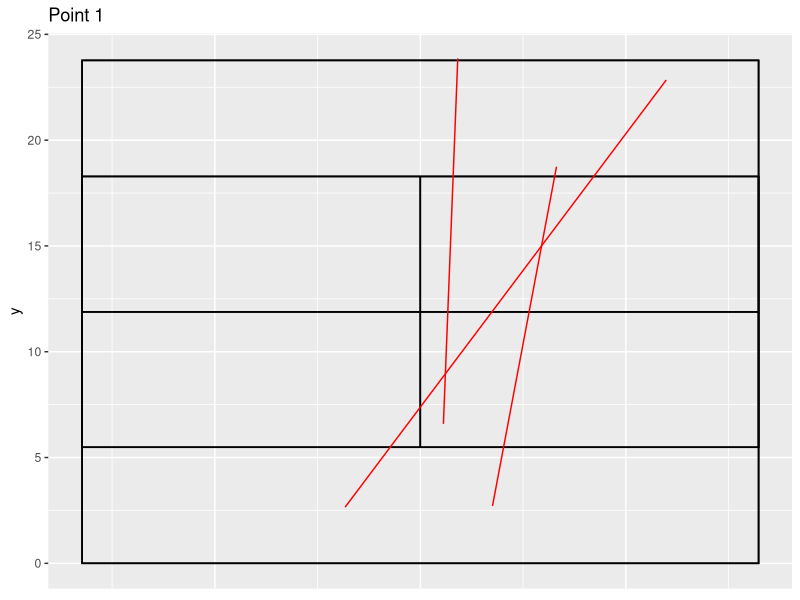
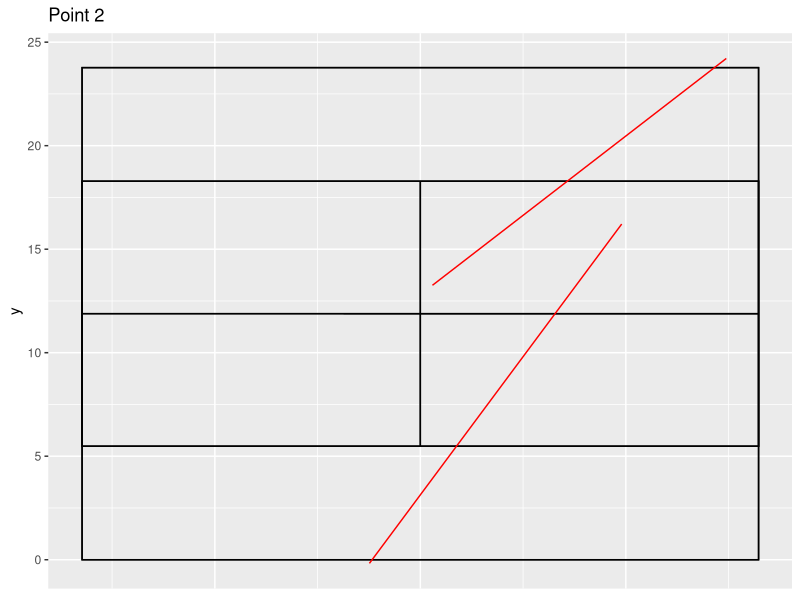
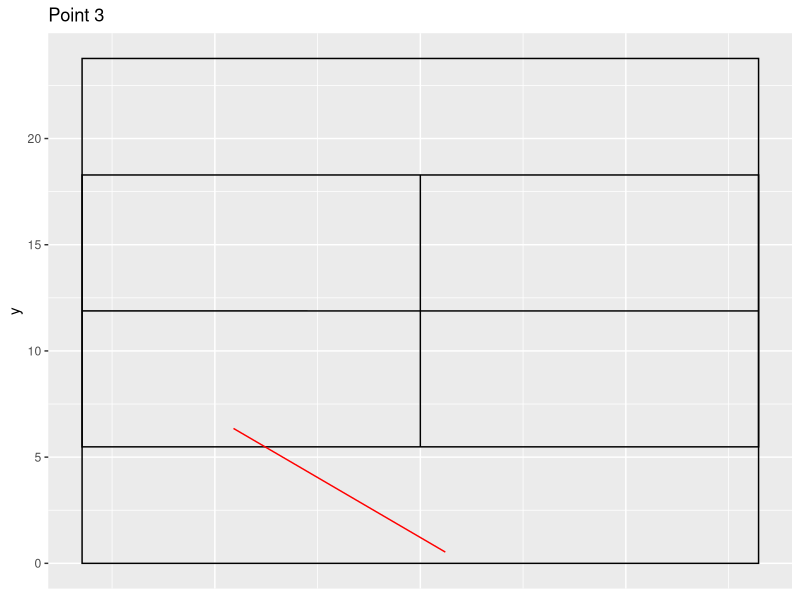
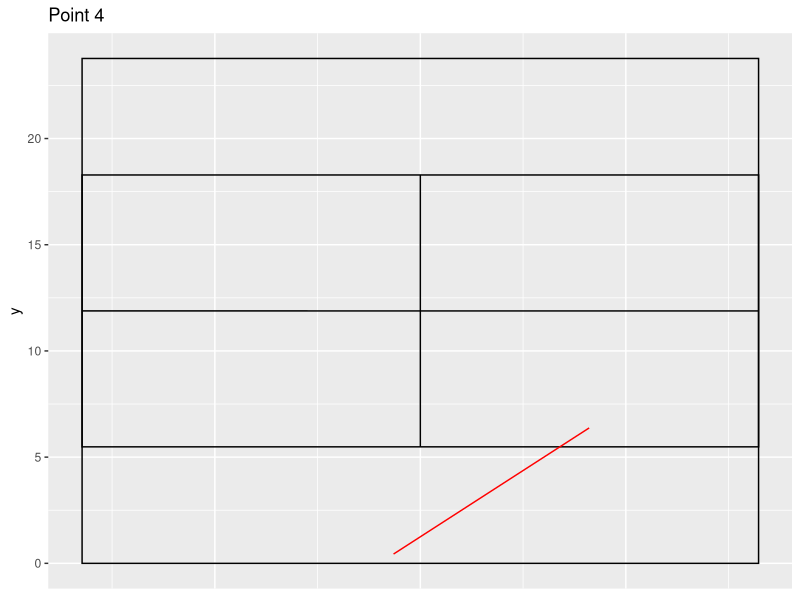
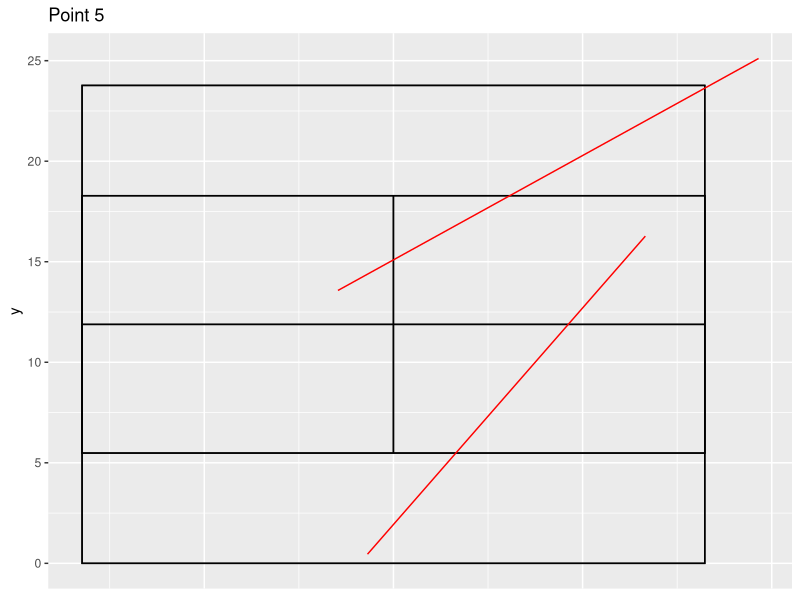
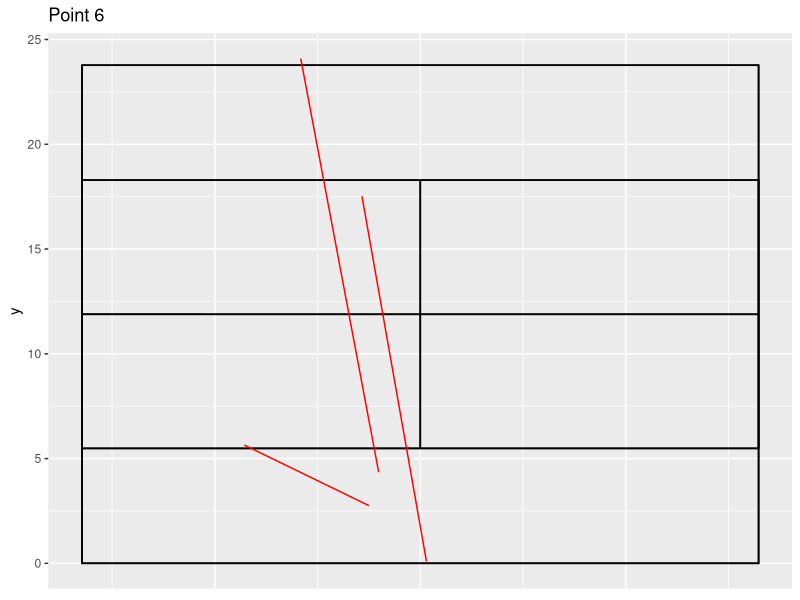
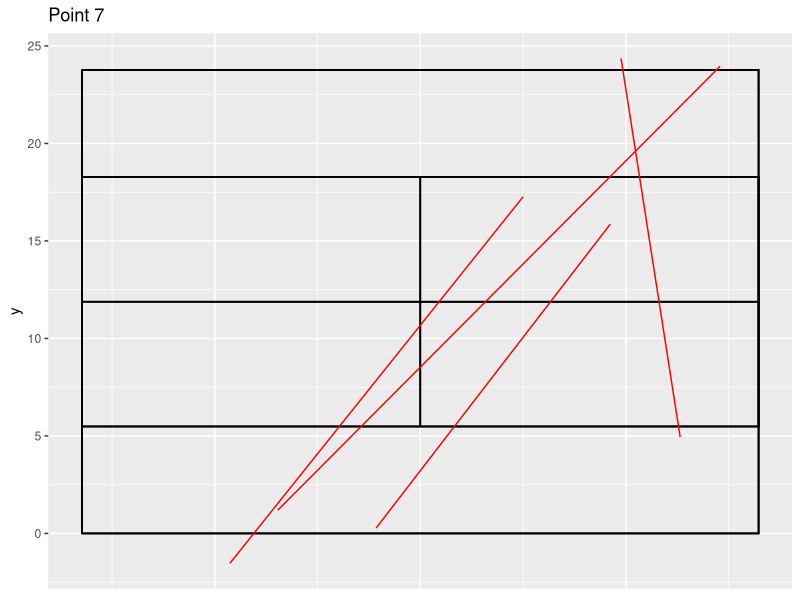
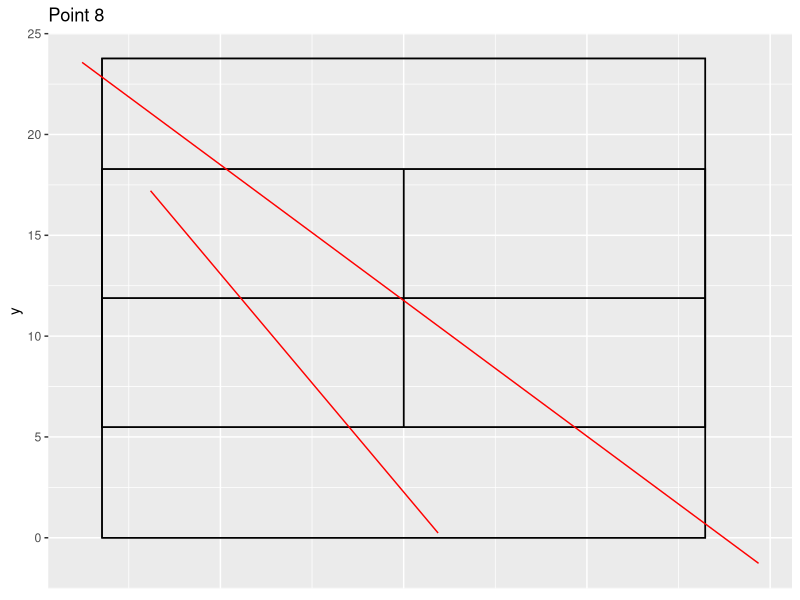

These charts were generated, in order, by the following R code: (Note: this script raises an error after producing the figures.)
library(ggplot2)
## import csv data
raw_df <- read.csv("data_raw/sv_data_raw.csv")
df_list <- split(raw_df, f = raw_df$Point)

## create images

for (i in 1:length(df_list)) {
  #declaring empty list
  x1 = vector()
  y1 = vector()
  x2 = vector()
  y2 = vector()
  
  for (j in 1:nrow(df_list[[i]])){
    df_row <- df_list[[i]][j,]
    x1 = append(x1, df_row$Racket.Contact..x.)
    x2 = append(x2, df_row$Shot.Placement..x.)
    y1 = append(y1, df_row$Racket.Contact..y.)
    y2 = append(y2, df_row$Shot.Placement..y.)
  }
  d = data.frame(x1 = x1, x2 = x2, y1 = y1, y2 = y2)
  
  #plotting a tennis court
  point_plot <- ggplot(data = d)
  
  plt = point_plot + 
    geom_rect(aes(xmin = -4.115, xmax = 4.115, ymin = 0, ymax = 23.77), alpha = 0, color = 'black') + 
    geom_segment(aes(x = -4.115, xend = 4.115, y = 11.885, yend = 11.884)) +
    geom_rect(aes(xmin = -4.115, xmax = 4.115, ymin = 5.485, ymax = 18.285), alpha = 0, color = 'black')+
    geom_segment(aes(x = 0, xend = 0, y = 5.485, yend = 18.285)) +
    ggtitle(paste("Point", i, sep = " ")) +
    theme(axis.title.x=element_blank(), axis.text.x=element_blank(),axis.ticks.x=element_blank()) + 
    geom_segment(data = d, aes(x = x1, xend = x2, y = y1, yend = y2), color = "red")
  
  #save image
  save_fn = paste("point", i, ".jpg", sep = "")
  ggsave(filename = save_fn, plot = plt, path = "created_images")
}